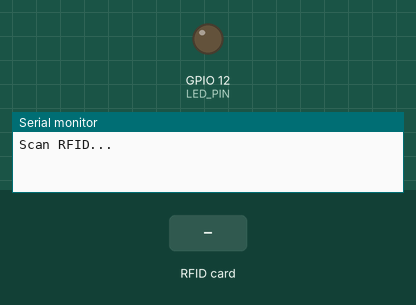
A sketch run on a simulated ESP32. On the bench: output pins drawn as LEDs (lit = HIGH), the last lines printed to the serial monitor. The test bench sets the inputs (shaded band).

Above: at 1.2 s.
1.3 s: RFID card 5E 7A 19 C4 held to the reader
At 1.4 s:
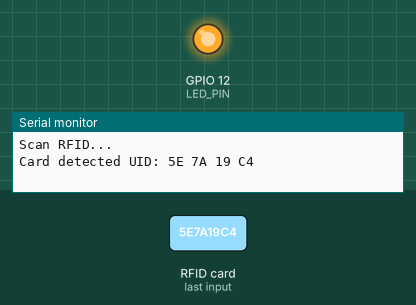
Timing chart, 0 to 4.3 s (numbered marks = the images above; inputs shaded):
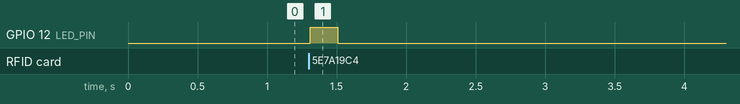

Measured:
- after the input at 1.3 s, GPIO 12 (LED_PIN): LOW → HIGH at once, → LOW 0.20 s later

The sketch:

test-rfid.ino
```cpp
#include <SPI.h>
#include <MFRC522.h>

#define SS_PIN 5
#define RST_PIN 22

#define LED_PIN 12   // D2 green LED

MFRC522 rfid(SS_PIN, RST_PIN);

void setup() {
  Serial.begin(115200);
  SPI.begin(18, 19, 23, SS_PIN);

  rfid.PCD_Init();

  pinMode(LED_PIN, OUTPUT);
  digitalWrite(LED_PIN, LOW);

  Serial.println("Scan RFID...");
}

void blinkLED() {
  digitalWrite(LED_PIN, HIGH);
  delay(200);
  digitalWrite(LED_PIN, LOW);
}

void loop() {
  if (!rfid.PICC_IsNewCardPresent()) return;
  if (!rfid.PICC_ReadCardSerial()) return;

  Serial.print("Card detected UID: ");

  for (byte i = 0; i < rfid.uid.size; i++) {
    Serial.print(rfid.uid.uidByte[i], HEX);
    Serial.print(" ");
  }
  Serial.println();

  // 💚 Blink LED when card detected
  blinkLED();

  rfid.PICC_HaltA();
  delay(500);
}
```
